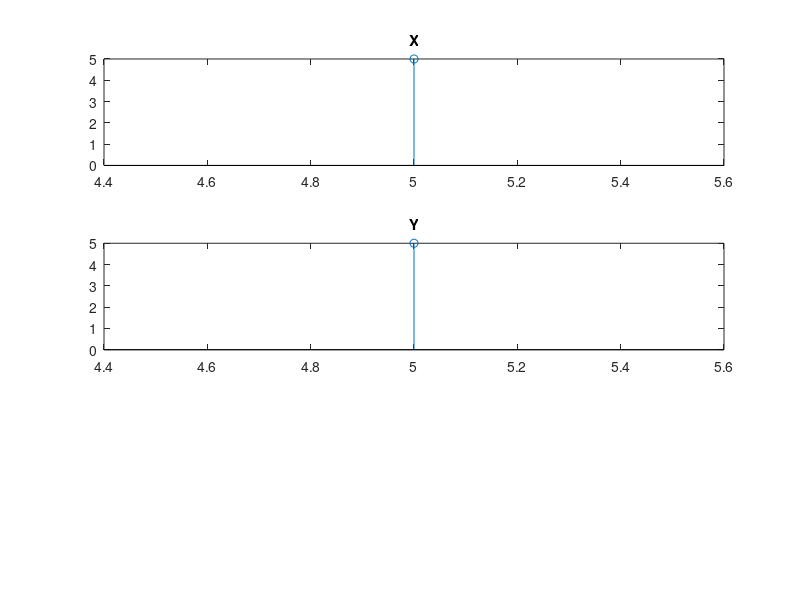

Source code (MATLAB): (Note: this script raises an error after producing the figure.)
n1=input('length in form x:y');
x=input('sequence in form [x y .. z]');

%n2=input('length in form x:y');
y=input('sequence in form [x y .. z]');
% two signals of different indeces
subplot(3,1,1);
stem(n1,x);
title('X') ;

subplot(3,1,2);
stem(n1,y);
title('Y');

n3 =min (min(n1) ,min( n2 ) ) : max ( max ( n1 ) , max ( n2 ) );  %  finding the duration of output signal
s1 =zeros(1,length (n3) );
s2 =s1;
s1 (find ( ( n3>=min( n1 ) ) & ( n3 <=max ( n1 ) )==1 ) )=x; 
% signal x with the duration of  output signal add
s2 (find ( ( n3>=min ( n2 ) ) & ( n3 <=max ( n2 ))==1) )=y;
 % signal y with the duration of  output signal add
add=s1 +s2; % addition
subplot(3,1,3)
stem(n3,add)
title('Z=X+Y');
